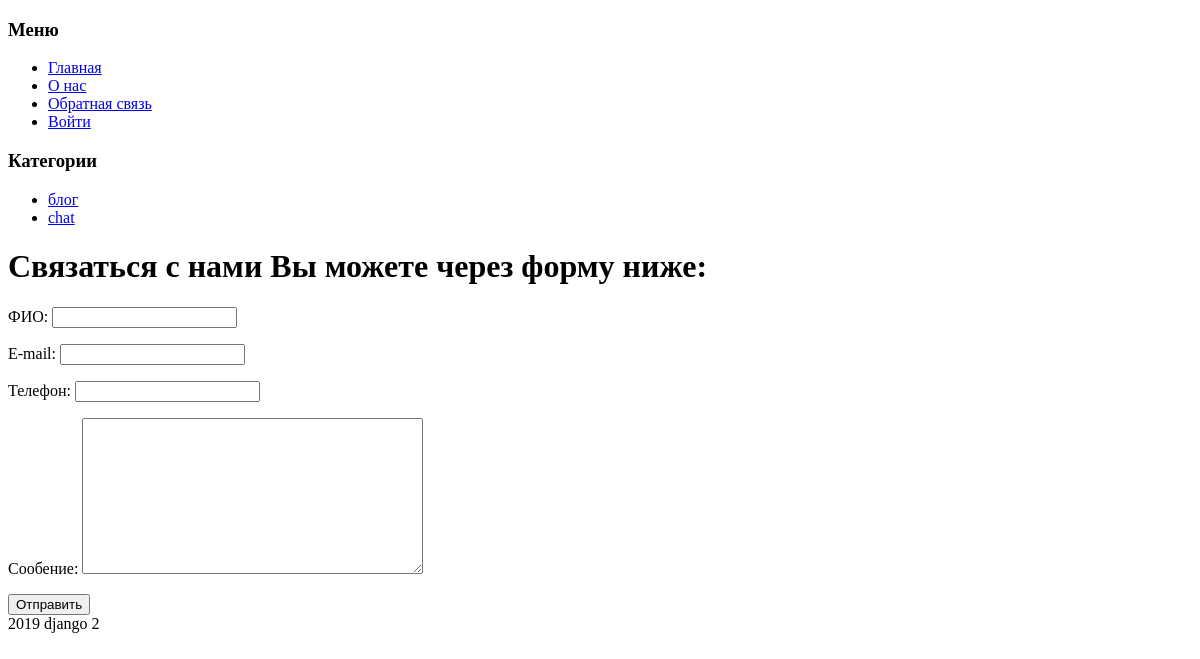
/feedback/, run on an earlier commit of the app's database.
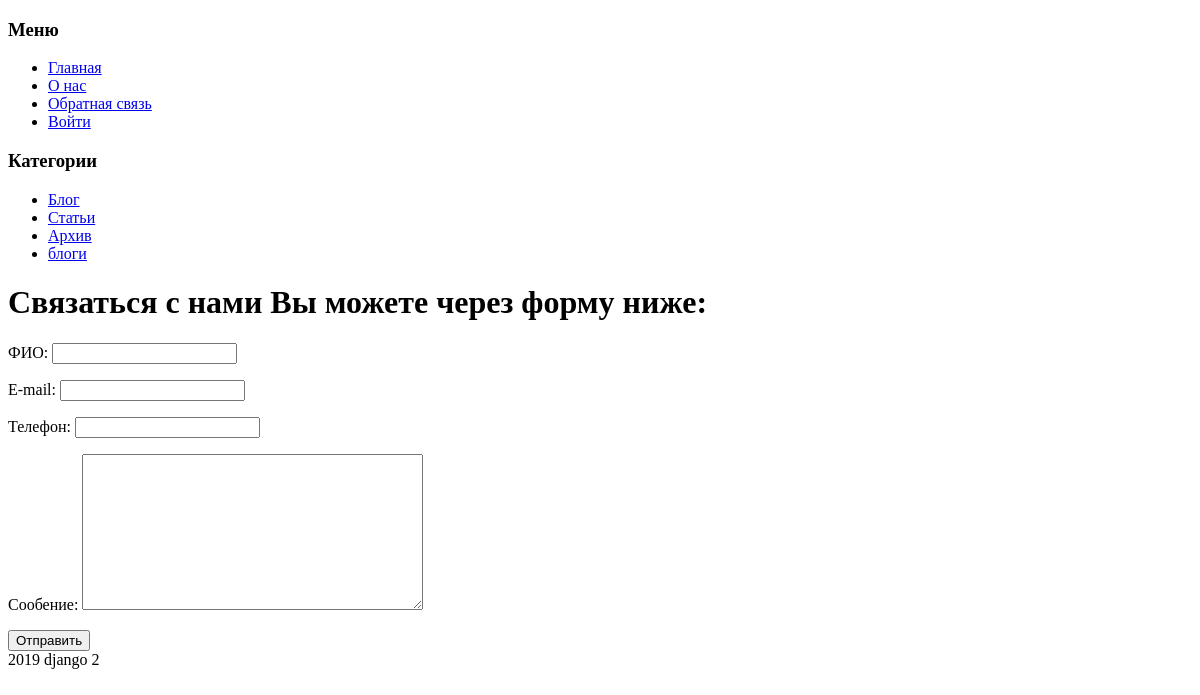
And on a later commit of the database.
### blog/models.py (models this page shows, shortened)
class Category(MPTTModel):
    name = models.CharField("Название", max_length=150)
    slug = models.SlugField("url", max_length=160)
    active = models.BooleanField("Опубликовать", default=True)
    parent = TreeForeignKey('self', on_delete=models.SET_NULL, null=True, blank=True, related_name='children')
    class Meta:
        verbose_name = "Категория"
        verbose_name_plural = "Категории"

### feedback/views.py (the view, shortened to what this page needs)
# urls.py: path('', FeedbackView.as_view(), name="feedback")
class FeedbackView(View):
    def get(self, request):
        form = FeedbackForm()
        return render(request, 'feedback/feedback.html', {'form':form})

### feedback/forms.py
class FeedbackForm(ModelForm):
    class Meta:
        model = FeedbackModel
        exclude = ['date']

### blog/context_processors.py (called while the page is built)
def category_list(request):
    return {"list_category": Category.objects.all()}

### templates/feedback/feedback.html (shortened to what this page needs)
{% extends 'base.html' %}
{% block content %}
    <div class="container">
        <h1>Связаться с нами Вы можете через форму ниже:</h1>
        <form action="" method="POST">
            {{ form.as_p }}
            <button type="submit">Отправить</button>
        </form>
    </div>
{% endblock content %}

### templates/include/category.html
<h3>Категории</h3>
<ul>
    {% for category in list_category %}
        <li><a href='/'>{{ category.name }}</a></li>
    {% endfor %}
</ul>

What changed in the data, as far as the page shows it:
removed Category: name "chat"
changed Category: name "блог" → "Блог"
added Category: name "Статьи"
added Category: name "Архив"
added Category: name "блоги"
